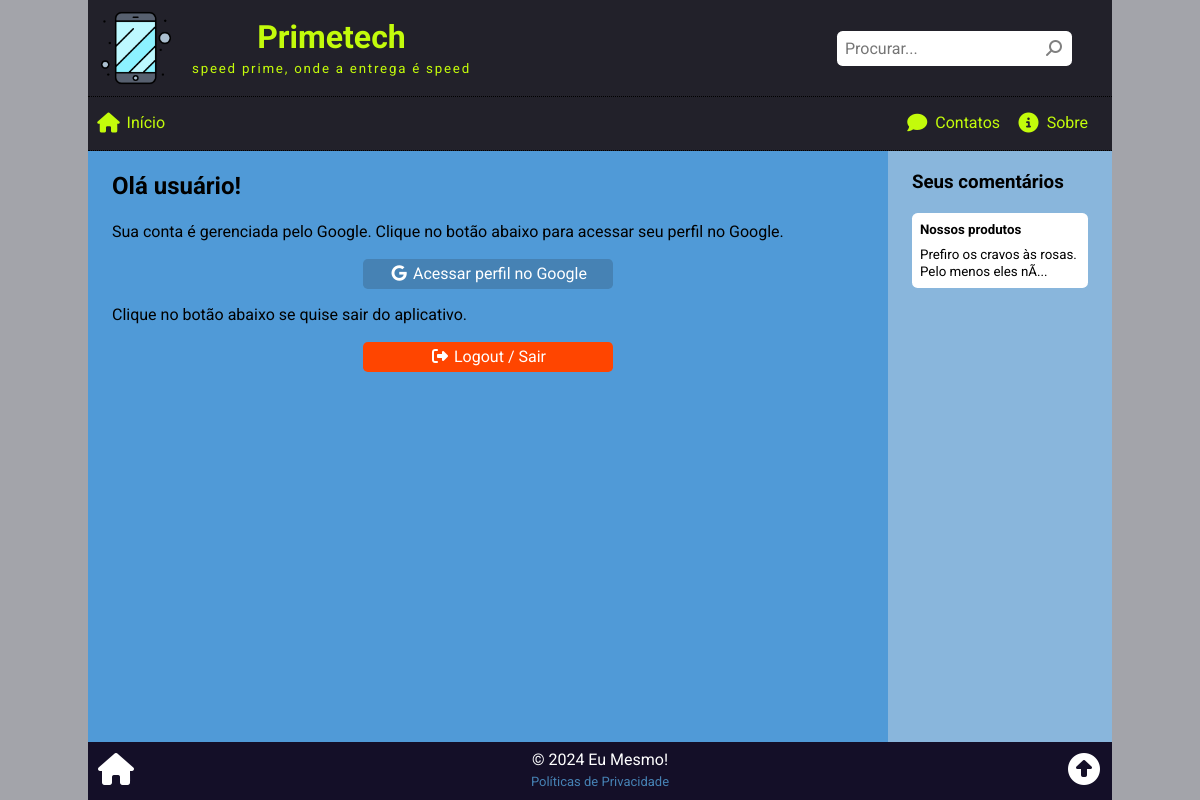
/profile.php?uid=def456, run on the app's committed database.
### tables this page shows
CREATE TABLE comment (
    cmt_id INT PRIMARY KEY AUTO_INCREMENT,
    cmt_date TIMESTAMP DEFAULT CURRENT_TIMESTAMP,
    cmt_article INT,
    cmt_social_id VARCHAR(255),
    cmt_social_name VARCHAR(255),
    cmt_social_photo VARCHAR(255),
    cmt_social_email VARCHAR(255),
    cmt_content TEXT,
    cmt_status ENUM('on', 'off', 'del') DEFAULT 'on',
    FOREIGN KEY (cmt_article) REFERENCES article(art_id)
);

CREATE TABLE article (
    art_id INT PRIMARY KEY AUTO_INCREMENT,
    art_date TIMESTAMP DEFAULT CURRENT_TIMESTAMP,
    art_thumbnail VARCHAR(255),
    art_title VARCHAR(127),
    art_summary VARCHAR(255),
    art_author INT,
    art_content TEXT,
    art_views INT DEFAULT '0',
    art_status ENUM('on', 'off', 'del') DEFAULT 'on',
    FOREIGN KEY (art_author) REFERENCES employee(emp_id)
);

### profile.php (the view, shortened to what this page needs)
<?php
require("_global.php");
$uid = isset($_GET['uid']) ? trim(htmlentities($_GET['uid'])) : '';
$user_comments = '<div class="aside_block"><h3>Seus comentários</h3>';
if ($uid != '') :
    $sql = <<<SQL
SELECT
    cmt_content,
    art_id, art_title
FROM comment
    INNER JOIN article ON cmt_article = art_id
WHERE
    -- Requisitos
    cmt_status = 'on'
    AND art_status = 'on'
    AND art_date <= NOW()
    AND cmt_social_id = ?
ORDER BY cmt_date DESC
LIMIT 5;
SQL;
    $stmt = $conn->prepare($sql);
    $stmt->bind_param('s', $uid);
    $stmt->execute();
    $res = $stmt->get_result();
    $total = $res->num_rows;
    if ($total > 0) :
        while ($art = $res->fetch_assoc()) :
            $cmt_content = $art['cmt_content'];
            if (strlen($cmt_content) > 50) {
                $cmt_content = substr($cmt_content, 0, 47) . "...";
            }
            $user_comments .= <<<HTML
<div class="box" onclick="location.href='view.php?id={$art['art_id']}'">
    <h5>{$art['art_title']}</h5>
    <small title="{$art['cmt_content']}">{$cmt_content}</small>
</div>
HTML;
        endwhile;
        $user_comments .= "</div>";
    else :
        $user_comments .= <<<HTML
<p class="center">Você ainda não tem comentários. Acesse nossos <a href="index.php">artigos</a> e comente!</p>
HTML;
    endif;
else :
    $user_comments .= <<<HTML
<p class="center" id="linkToProfile"></p>
HTML;
endif;
require('_header.php');
?>
<article>
    <h2>Olá <span id="userName">usuário</span>!</h2>
    <p>Sua conta é gerenciada pelo Google. Clique no botão abaixo para acessar seu perfil no Google.</p>
    <p class="center">
        <button type="button" id="btnGoogleProfile">
            <i class="fa-brands fa-google fa-fw"></i>
            Acessar perfil no Google
        </button>
    </p>
    <p>Clique no botão abaixo se quise sair do aplicativo.</p>
    <p class="center">
        <button type="button" id="btnLogout">
            <i class="fa-solid fa-right-from-bracket fa-fw"></i>
            Logout / Sair
        </button>
    </p>
</article>
<aside>
    <?php
    echo $user_comments;
    ?>
</aside>
<?php
require('_footer.php');
?>

### assets/css/global.css (style rules this page uses)
* { box-sizing: border-box; outline: none; }
html, body { position: relative; width: 100%; height: 100%; padding: 0; margin: 0; font-family: 'Roboto', Arial, Helvetica, sans-serif; font-size: 16px; line-height: 1.3; }
body { background-color: rgba(103, 104, 114, 0.6); background-image: url('../img/back01.png'); background-attachment: fixed; background-position: center; background-repeat: repeat; }
main article, main aside { padding: 0 1.5rem; }
main article { background-color: rgba(71, 153, 220, 0.9); flex-grow: 1; }
main aside { background-color: rgba(135, 184, 225, 0.9); min-height: 5rem; }
.center { text-align: center; }
input, textarea, button { font-family: inherit; font-size: inherit; }
button { border: none; padding: .35rem 1rem; border-radius: .3rem; }
@media only screen and (min-width: 768px) { main aside { min-width: 14rem; max-width: 14rem; } }
.aside_block div { background-color: #ffffff; padding: .5rem; border-radius: .35rem; margin-bottom: 1rem; }
.aside_block h5 { margin: 0; }
.aside_block small { display: block; margin-top: .5rem; }

### assets/css/profile.css (style rules this page uses)
article button { color: white; width: 100%; max-width: 250px; cursor: pointer; }
#btnGoogleProfile { background-color: steelblue; }
#btnLogout { background-color: orangered; }

### data on the page
comment: cmt_article.art_title "Nossos produtos", cmt_content "Prefiro os cravos às rosas. Pelo menos eles nÃ..."

### other printed values
$site["title"] "Primetech"
$site["slogan"] "speed prime, onde a entrega é speed"
